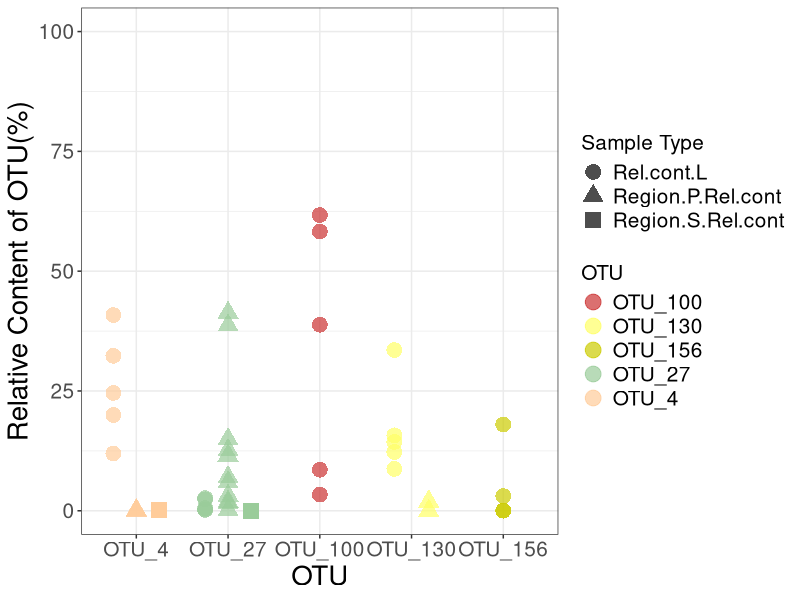
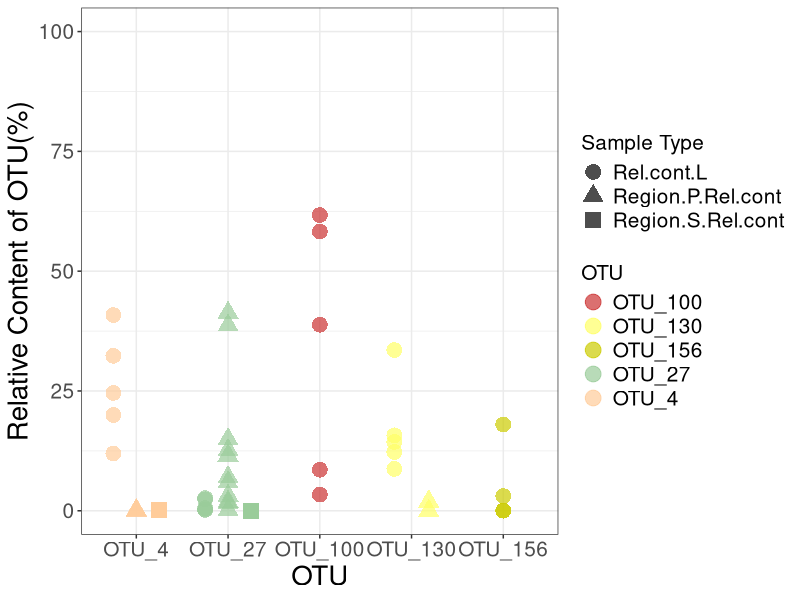

Generate these figures, in order, with R:
library(ggplot2) 
WORD_SIZE=15
data <- read.table('Tenthredo_pseudoberyllica.txt',sep = '\t',header = T)
data2 <- data[data['Group']=='Rel.cont.L'|
                data['Group']=='Region.P.Rel.cont'|
                data['Group']=='Region.S.Rel.cont',]
data2$Group <- as.factor(data2$Group)
data2$OTU_ID <- as.factor(data2$OTU_ID)
data2$Rel.cont <- data2$Rel.cont*100
levels(data2$OTU_ID) 

p_Tenthredo_pseudoberyllica <- ggplot(data2,aes(x=factor(OTU_ID,levels = c('OTU_4',
                                                 'OTU_27',
                                                 'OTU_100',
                                                 'OTU_130',
                                                 'OTU_156')),
                      y=Rel.cont,
                      color=OTU_ID,
                      shape=factor(Group,levels = c('Rel.cont.L',
                                                    'Region.P.Rel.cont',
                                                    'Region.S.Rel.cont'))))+
  # geom_boxplot(aes(color=OTU_ID),stat="boxplot",position="dodge2")+
  geom_jitter(aes(colour=OTU_ID),position = position_jitterdodge(0),alpha=0.7,size=5)+
  scale_color_manual(values = c('#CC3333',
                                '#FFFF66',
                                '#CCCC00',
                                '#99CC99',
                                '#FFCC99'))+
  labs(x="OTU", 
       y='Relative Content of OTU(%)', 
       fill='',colour="OTU",
       shape='Sample Type')+   # x，y和图例标签
  theme_bw()+
  theme(axis.text.x = element_text(size=WORD_SIZE,angle = 0, hjust = 0.5),# 设置x轴字体大小，以下同理
        axis.text.y = element_text(size=WORD_SIZE), 
        axis.title.x = element_text(size=WORD_SIZE+5), 
        axis.title.y = element_text(size=WORD_SIZE+5),
        legend.title = element_text(size=WORD_SIZE),
        legend.text = element_text(size=WORD_SIZE))+
  coord_cartesian(ylim = c(0,100))
p_Tenthredo_pseudoberyllica

ggsave(filename = './p_Tenthredo_pseudoberyllica.pdf',plot = p_Tenthredo_pseudoberyllica,width = 9,height = 6,device = cairo_pdf)
